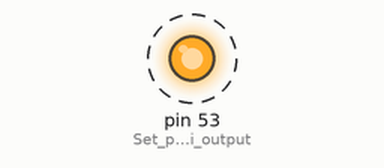
This sketch was run on a simulated Arduino Mega 2560, built with avr-gcc and run on an emulated ATmega2560. On the bench: output pins drawn as LEDs (lit = HIGH). Dashed ring = blinking.

Above: at 0.5 s.
Timing chart, 0 to 4.6 s (numbered marks = the images above):
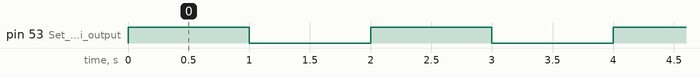

Measured:
- by itself, pin 53 (Set_pin_53_sebagai_output): alternates HIGH for 1.0 s and LOW for 1.0 s

The sketch:

sketch_1760092456679.ino
```cpp
// Kode untuk menghidupkan LED di pin D53 (Arduino Mega)
void setup() {
  pinMode(53, OUTPUT);  // Set pin 53 sebagai output
}

void loop() {
  digitalWrite(53, HIGH); // Nyalakan LED
  delay(1000);            // Tunggu 1 detik
  digitalWrite(53, LOW);  // Matikan LED
  delay(1000);            // Tunggu 1 detik
}
```
